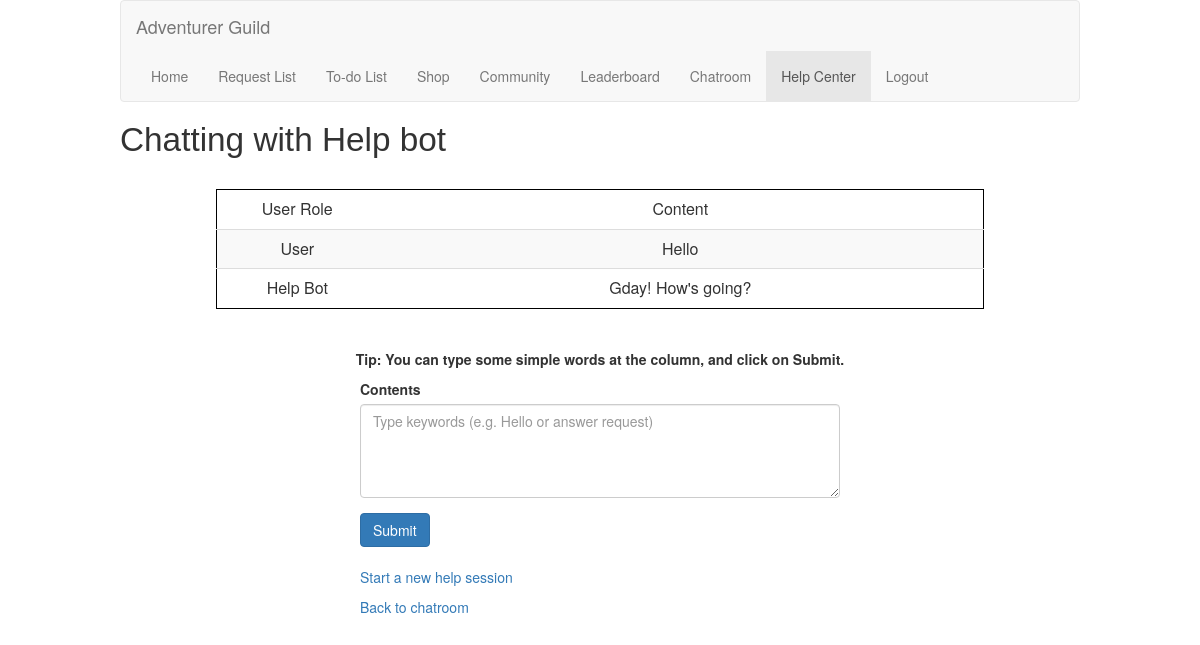
The app's page /help (signed in), older data.
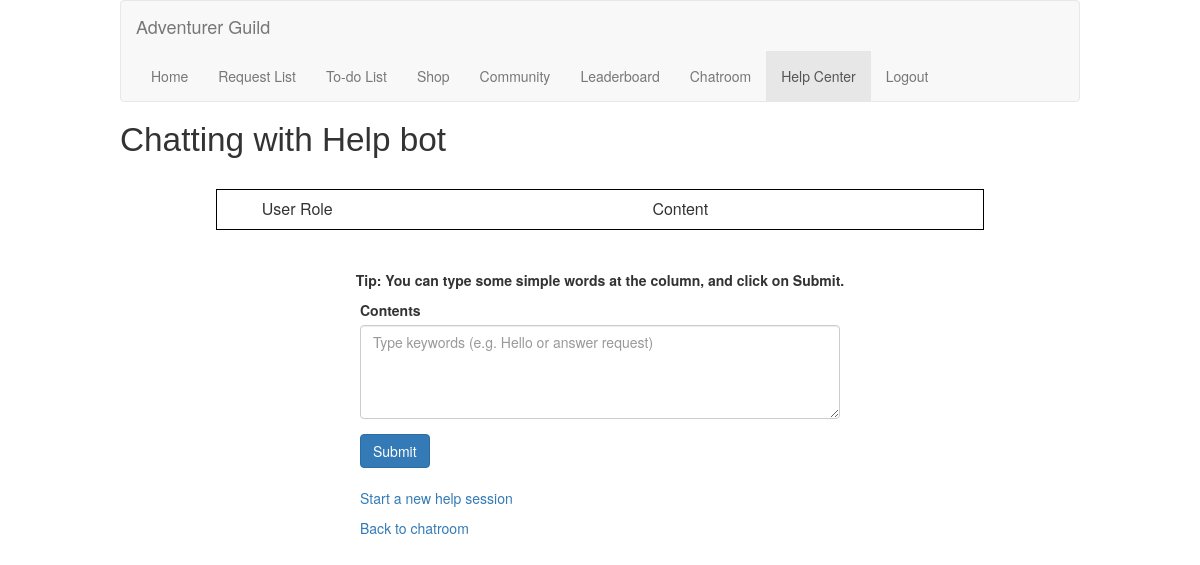
The same page, newer data.
### models/sqlmodels.py (models this page shows, shortened)
class FaqChatTransaction(db.Model):
    __tablename__ = 'faqChat'
    TransactionID = Column(Integer,primary_key=True,autoincrement=True)
    userID = Column(String(120), ForeignKey('users.userID', name='fk_faqchat_userID'))
    role = Column(Text,nullable=False)
    content = Column(Text,nullable=False)

### app.py (the view)
    @app.route("/help",methods=["GET","POST"])
    @login_required
    def helpCenter():
        currentUserID = current_user.id
        showTranscription = FaqChatTransaction.query.filter(FaqChatTransaction.userID == currentUserID).all()
        if request.method == "POST":
            userInput = request.form["content"]
            userInputStore = FaqChatTransaction(userID=currentUserID,role="User",content=userInput)
            userInputSplit = str(userInput).lower().split(" ")
            for item in userInputSplit:
                result = Faq.query.filter(or_(Faq.keyword.ilike(f'%{item}%'), Faq.answer.ilike(f'%{item}%'))).first()
                if result:
                    newResult = FaqChatTransaction(userID=currentUserID,role="Help Bot", content=result.answer)
                else:
                    newResult = FaqChatTransaction(userID=currentUserID,role="Help Bot", content="I can't find any answer.")
            db.session.add(userInputStore)
            db.session.add(newResult)
            db.session.commit()
            return redirect(url_for("helpCenter"))
        else:
            return render_template("helpcenter.html",showTranscription=showTranscription)

### app.py (called while the page is built)
    @login_manager.user_loader
    def load_user(user_id):
        return User(user_id)

### templates/helpcenter.html (shortened to what this page needs)
{% extends 'base.html' %}
{% block content %}
    <h1 id="pageBanner">Chatting with Help bot</h1>
    <br>
    <div>
        <table id="threadContents" class="table table-striped listcontents">
            <thead>
                <tr>
                    <td class="col descCol">User Role</td>
                    <td class="col">Content</td>
                </tr>
            </thead>
            <tbody>
            {% for resultitem in showTranscription %}
            <tr>
                <td class="descCol">{{ resultitem.role }}</td>
                <td>{{ resultitem.content }}</td>
            </tr>
            {% endfor %}
            </tbody>
        </table>
        <br>
        <p id="blankChatNotice">Tip: You can type some simple words at the column, and click on Submit.</p>
    </div>
    <div class="newthreadandrequest">
        <form method="POST" action="/help">
            <div class="form-group fillForms">
                <label for="content">Contents</label>
                <textarea class="form-control" id="content" name="content" rows="4" cols="50"
                            placeholder="Type keywords (e.g. Hello or answer request)" required></textarea>
            </div>
            <button type="submit" id="doSubmit" class="btn btn-primary">Submit</button>
            </form>
            <br>
            <p><a href="/clearhelp" title="Start New Session">Start a new help session</a></p>
            <p><a href="/chat" title="Back">Back to chatroom</a></p>
    </div>
{% endblock %}

### templates/base.html (shortened to what this page needs)
<!DOCTYPE html>
<html lang="en">
<head>
    <link rel="stylesheet" href="https://maxcdn.bootstrapcdn.com/bootstrap/3.4.1/css/bootstrap.min.css">
    <link rel="stylesheet" href="{{url_for('static',filename='css/main.css')}}">
</head>
<body>
    <nav class="navbar navbar-default navigationBar rounded-pill">
        <div class="container-fluid">
        <div class="navbar-header">
          <a class="navbar-brand" href="#">Adventurer Guild</a>
        </div>
        <div>
            <ul class="nav navbar-nav">
                {% if current_user.is_anonymous %}
                <li class="{% if request.path == '/' %}active{% endif %}{% if request.path == '/index' %}active{% endif %}"><a href="/" title="Homepage">Home</a></li>
                <li class="{% if request.path == '/login' %}active{% endif %}"><a href="/login" title="Login">Login</a></li>
                <li class="{% if request.path == '/register' %}active{% endif %}"><a href="/register" title="Sign Up">Sign Up</a></li>
                {% else %}
                <li class="{% if request.path == '/profile' %}active{% endif %}"><a href="/profile" title="Home & Profile">Home</a></li>
                <li class="{% if request.path == '/requests' %}active{% endif %}"><a href="/requests" title="Requests">Request List</a></li>
                <li class="{% if request.path == '/todo' %}active{% endif %}"><a href="/todo" title="To-do list">To-do List</a></li>
                <li class="{% if request.path == '/shop' %}active{% endif %}"><a href="/shop" title="Shop">Shop</a></li>
                <li class="{% if request.path == '/community' %}active{% endif %}"><a href="/community" title="Community">Community</a></li>
                <li class="{% if request.path == '/leaderboard' %}active{% endif %}"><a href="/leaderboard" title="Leaderboard">Leaderboard</a></li>
                <li class="{% if request.path.startswith('/chat') %}active{% endif %}"><a href="/chat" title="Chat">Chatroom</a></li>
                <li class="{% if request.path == '/help' %}active{% endif %}"><a href="/help" title="Help Center Chat Bot">Help Center</a></li>
                <li class="{% if request.path == '/logout' %}active{% endif %}"><a href="/logout" title="Logout">Logout</a></li>
                {% endif %}
            </ul>
        </div>
        </div>
      </nav>
    <div id="mainContent">
        {% block content %}{% endblock %}
    </div>
</body>
</html>

### static/css/main.css (style rules this page uses)
a { text-decoration: none; }
.listcontents { width: 90%; margin-left: auto; margin-right: auto; }
.navigationBar { margin-left: auto; margin-right: auto; width: 80%; }
.newthreadandrequest { margin-left: auto; margin-right: auto; width: 50%; }
.descCol { width: 21%; }
#mainContent { margin-left: auto; margin-right: auto; width: 80%; }
#pageBanner { font-family: 'Gill Sans', 'Gill Sans MT', Calibri, 'Trebuchet MS', sans-serif; font-size: 25pt; }
#threadContents { border: solid 1px black; text-align: center; margin-left: auto; margin-right: auto; font-size: 12pt; width: 80%; }
#blankChatNotice { text-align: center; font-weight: bold; display: block; }

Row changes from the older to the newer data that the page shows:
removed FaqChatTransaction: role "User", content "Hello"
removed FaqChatTransaction: role "Help Bot", content "Gday! How's going?"
